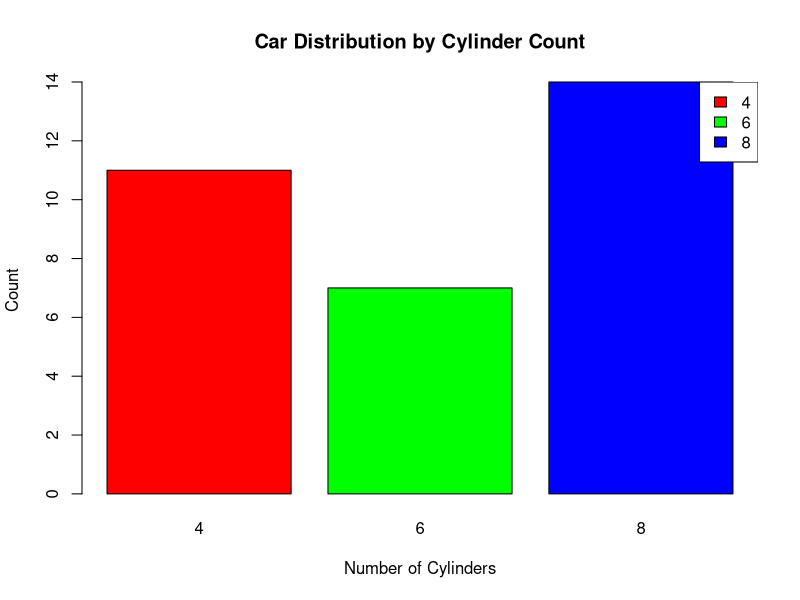

Write R code to recreate this figure.
# Use the mtcars dataset
data(mtcars)

# Create a table of cylinder counts
cyl_table <- table(mtcars$cyl)

# Define colors for each cylinder count
colors <- c("red", "green", "blue")

# Create the bar plot
barplot(cyl_table, col=colors, main="Car Distribution by Cylinder Count", xlab="Number of Cylinders", ylab="Count")

# Add a legend
legend("topright", legend=names(cyl_table), fill=colors)
